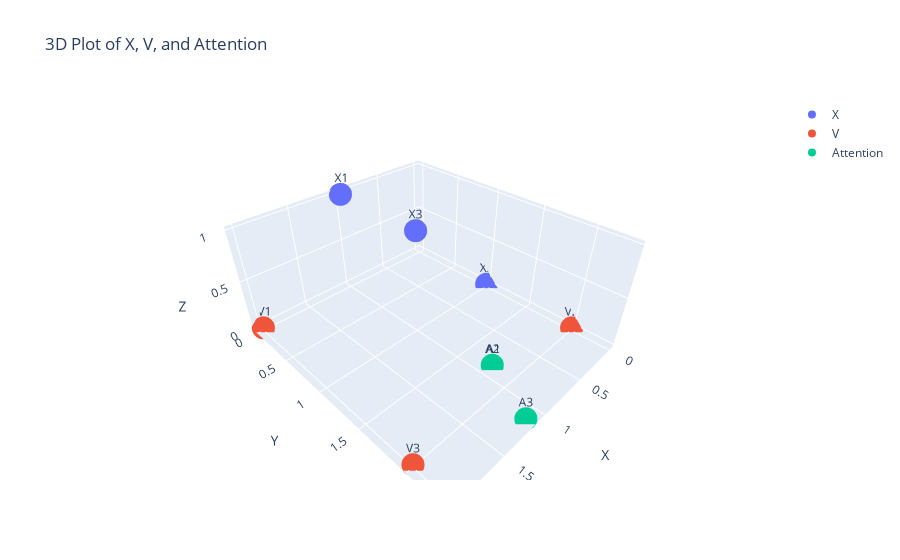

Notebook source saved alongside this figure:
### Markdown cell above
### Computation of Attention Scores

Using the matrices $Q$, $K$, and $V$ computed above, we can calculate the attention scores as follows:

$$QK^T = \begin{bmatrix} 2 & 0 \\ 0 & 2 \\ 2 & 2 \end{bmatrix} \begin{bmatrix} 0 & 2 \\ 2 & 0 \\ 2 & 2 \end{bmatrix}^T = \begin{bmatrix} 0 & 4 & 4 \\ 4 & 0 & 4 \\ 4 & 4 & 8 \end{bmatrix}$$

Next, we scale the scores by $\sqrt{d_k}$ (which is $\sqrt{2}$):

$$\frac{QK^T}{\sqrt{d_k}} = \begin{bmatrix} 0 & 4 & 4 \\ 4 & 0 & 4 \\ 4 & 4 & 8 \end{bmatrix} \div \sqrt{2} = \begin{bmatrix} 0 & 2.83 & 2.83 \\ 2.83 & 0 & 2.83 \\ 2.83 & 2.83 & 5.66 \end{bmatrix}$$

Applying the softmax function to each row, we get the attention weights:

$$\text{Attention}(Q, K, V) = \begin{bmatrix} 0.106 & 0.447 & 0.447 \\ 0.447 & 0.106 & 0.447 \\ 0.211 & 0.211 & 0.577 \end{bmatrix} \begin{bmatrix} 2 & 0 \\ 0 & 2 \\ 2 & 2 \end{bmatrix} = \begin{bmatrix} 0.894 & 1.788 \\ 0.894 & 1.788 \\ 1.154 & 2.309 \end{bmatrix}$$

### Code cell
import numpy as np
import plotly.graph_objects as go

# Define matrices
X = np.array([[1, 0, 1, 0], [0, 1, 0, 1], [1, 1, 1, 1]])
V = np.array([[2, 0], [0, 2], [2, 2]])
Attention = np.array([[0.894, 1.788], [0.894, 1.788], [1.154, 2.309]])

# Create 3D scatter plot
fig = go.Figure()

# Plot X
fig.add_trace(go.Scatter3d(x=X[:, 0], y=X[:, 1], z=X[:, 2], mode='markers+text', name='X', text=['X1', 'X2', 'X3'], textposition='top center'))

# Plot V
fig.add_trace(go.Scatter3d(x=V[:, 0], y=V[:, 1], z=[0, 0, 0], mode='markers+text', name='V', text=['V1', 'V2', 'V3'], textposition='top center'))

# Plot Attention
fig.add_trace(go.Scatter3d(x=Attention[:, 0], y=Attention[:, 1], z=[0, 0, 0], mode='markers+text', name='Attention', text=['A1', 'A2', 'A3'], textposition='top center'))

# Update layout
fig.update_layout(scene=dict(xaxis_title='X', yaxis_title='Y', zaxis_title='Z'), title='3D Plot of X, V, and Attention')

fig.show()

### Figure 1 — Plotly figure (JSON) as saved in the notebook; plotly's stock layout.template omitted (floating-point values rounded to 4 significant figures)
{"data": [{"mode": "markers+text", "name": "X", "text": ["X1", "X2", "X3"], "textposition": "top center", "type": "scatter3d", "x": [1, 0, 1], "y": [0, 1, 1], "z": [1, 0, 1]}, {"mode": "markers+text", "name": "V", "text": ["V1", "V2", "V3"], "textposition": "top center", "type": "scatter3d", "x": [2, 0, 2], "y": [0, 2, 2], "z": [0, 0, 0]}, {"mode": "markers+text", "name": "Attention", "text": ["A1", "A2", "A3"], "textposition": "top center", "type": "scatter3d", "x": [0.894, 0.894, 1.154], "y": [1.788, 1.788, 2.309], "z": [0, 0, 0]}], "layout": {"scene": {"xaxis": {"title": {"text": "X"}}, "yaxis": {"title": {"text": "Y"}}, "zaxis": {"title": {"text": "Z"}}}, "title": {"text": "3D Plot of X, V, and Attention"}}}
